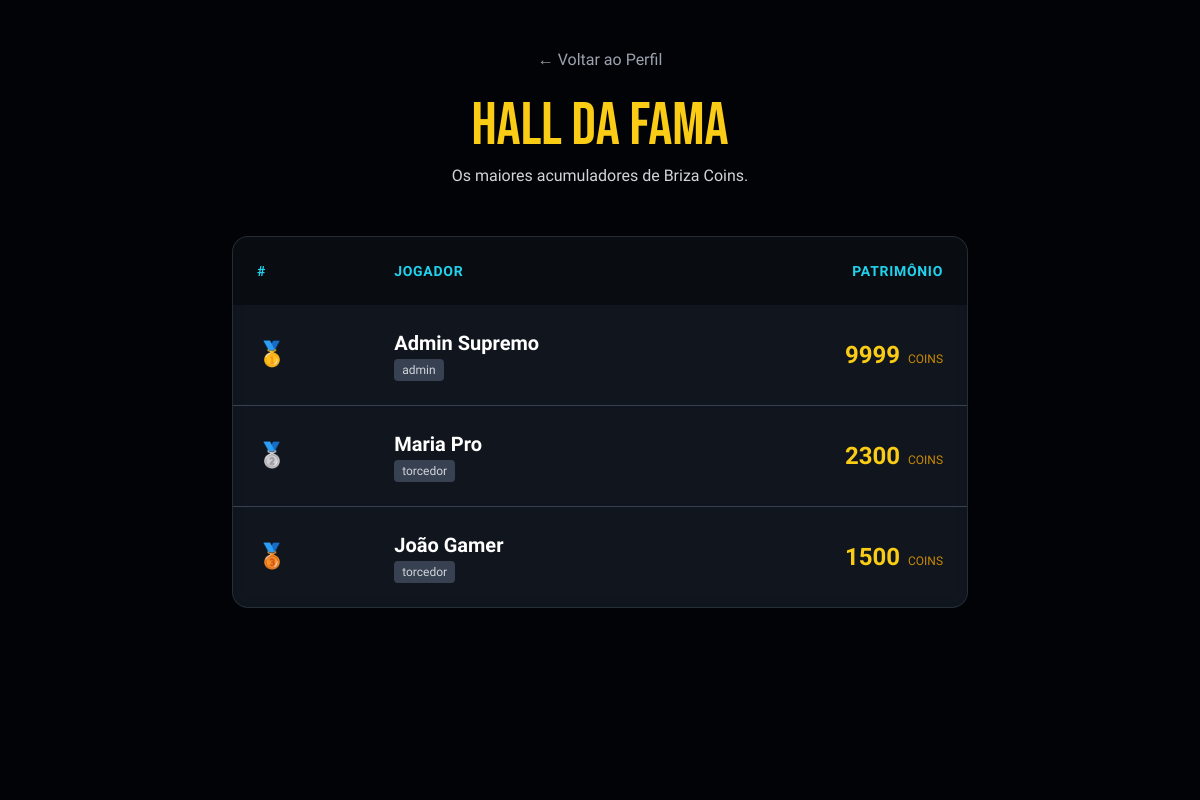
Before: /ranking with the older database file.
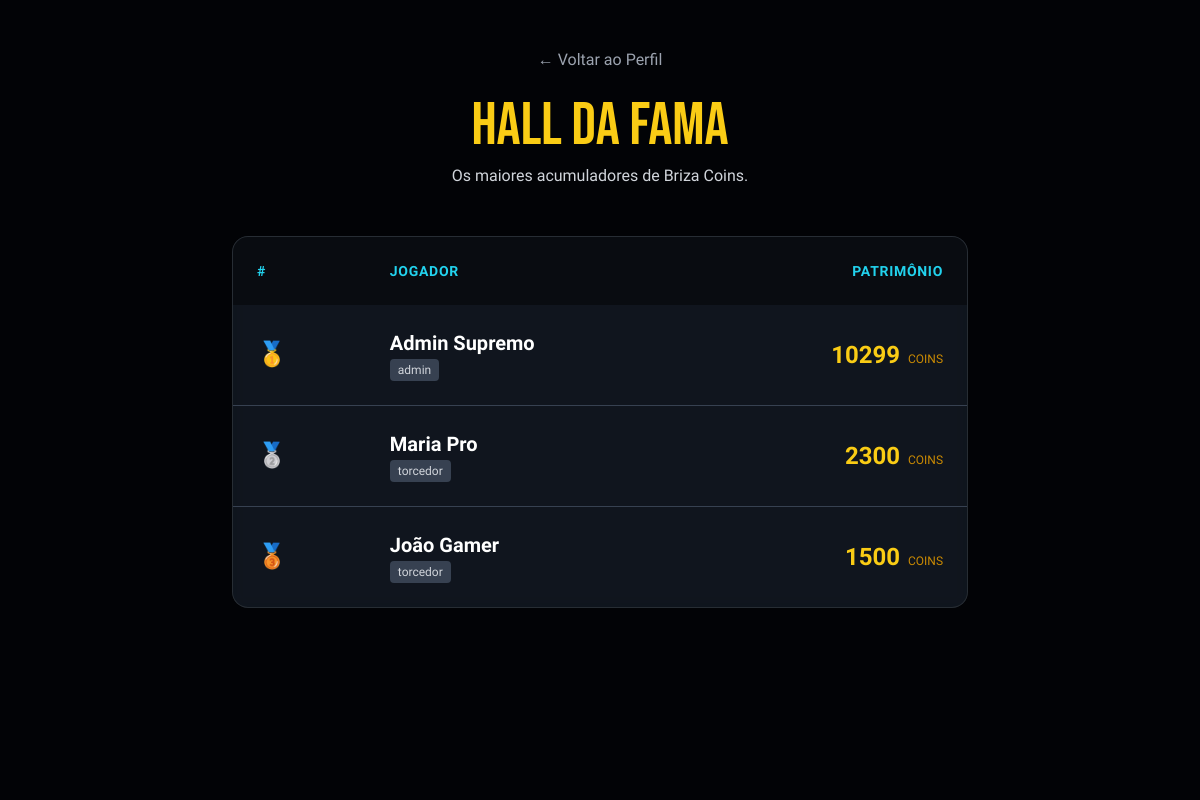
After: the same page with the newer database file.
### tables this page shows
CREATE TABLE usuarios (
        id INTEGER PRIMARY KEY AUTOINCREMENT,
        nome_completo TEXT NOT NULL,
        email TEXT UNIQUE NOT NULL,
        senha_hash TEXT NOT NULL,
        moedas INTEGER DEFAULT 500,
        tipo_usuario TEXT DEFAULT 'torcedor',
        ultimo_bau TEXT -- Guarda a data YYYY-MM-DD da última abertura
    );

### app.py (the view)
@app.route('/ranking')
def ranking():
    conn = get_db_connection()
    top_jogadores = conn.execute('SELECT nome_completo, moedas, tipo_usuario FROM usuarios ORDER BY moedas DESC LIMIT 10').fetchall()
    usuario = None
    if 'usuario_id' in session:
        usuario = conn.execute('SELECT * FROM usuarios WHERE id = ?', (session['usuario_id'],)).fetchone()
    conn.close()
    return render_template('ranking.html', jogadores=top_jogadores, usuario=usuario)

### app.py (called while the page is built)
def get_db_connection():
    conn = sqlite3.connect(DB_NAME)
    conn.row_factory = sqlite3.Row
    return conn

### templates/ranking.html (shortened to what this page needs)
<!DOCTYPE html>
<html lang="pt-br">
<head>
    <script src="https://cdn.tailwindcss.com"></script>
</head>
<body class="bg-[url('https://huggingface.co/spaces/Juan54/briza-killers-arena-hq/resolve/main/images/1270398.jpg')] bg-cover bg-fixed bg-center min-h-screen">
    <div class="absolute inset-0 bg-black/85 z-0"></div>
    <div class="relative z-10 container mx-auto px-4 py-12 max-w-3xl">
        <div class="text-center mb-12">
            <a href="/perfil" class="inline-block mb-6 text-gray-400 hover:text-white">&larr; Voltar ao Perfil</a>
            <h1 class="text-6xl font-bebas text-yellow-400 mb-2">HALL DA FAMA</h1>
            <p class="text-gray-300">Os maiores acumuladores de Briza Coins.</p>
        </div>
        <div class="bg-gray-800/50 backdrop-blur rounded-2xl border border-white/10 overflow-hidden">
            <table class="w-full text-left">
                <thead class="bg-black/40 text-cyan-400 uppercase font-bold text-sm tracking-wider">
                    <tr>
                        <th class="p-6">#</th>
                        <th class="p-6">Jogador</th>
                        <th class="p-6 text-right">Patrimônio</th>
                    </tr>
                </thead>
                <tbody class="divide-y divide-gray-700">
                    {% for p in jogadores %}
                    <tr class="hover:bg-white/5 transition">
                        <td class="p-6 font-bebas text-2xl text-gray-500">
                            {% if loop.index == 1 %}🥇{% elif loop.index == 2 %}🥈{% elif loop.index == 3 %}🥉{% else %}{{ loop.index }}{% endif %}
                        </td>
                        <td class="p-6">
                            <div class="font-bold text-xl">{{ p.nome_completo }}</div>
                            <span class="text-xs bg-gray-700 px-2 py-1 rounded text-gray-300">{{ p.tipo_usuario }}</span>
                        </td>
                        <td class="p-6 text-right">
                            <span class="text-yellow-400 font-bold text-2xl">{{ p.moedas }}</span>
                            <span class="text-xs text-yellow-600 ml-1">COINS</span>
                        </td>
                    </tr>
                    {% endfor %}
                </tbody>
            </table>
        </div>
    </div>
</body>
</html>

Changed rows visible on the page:
changed usuarios "Admin Supremo": moedas "9999" → "10299"
